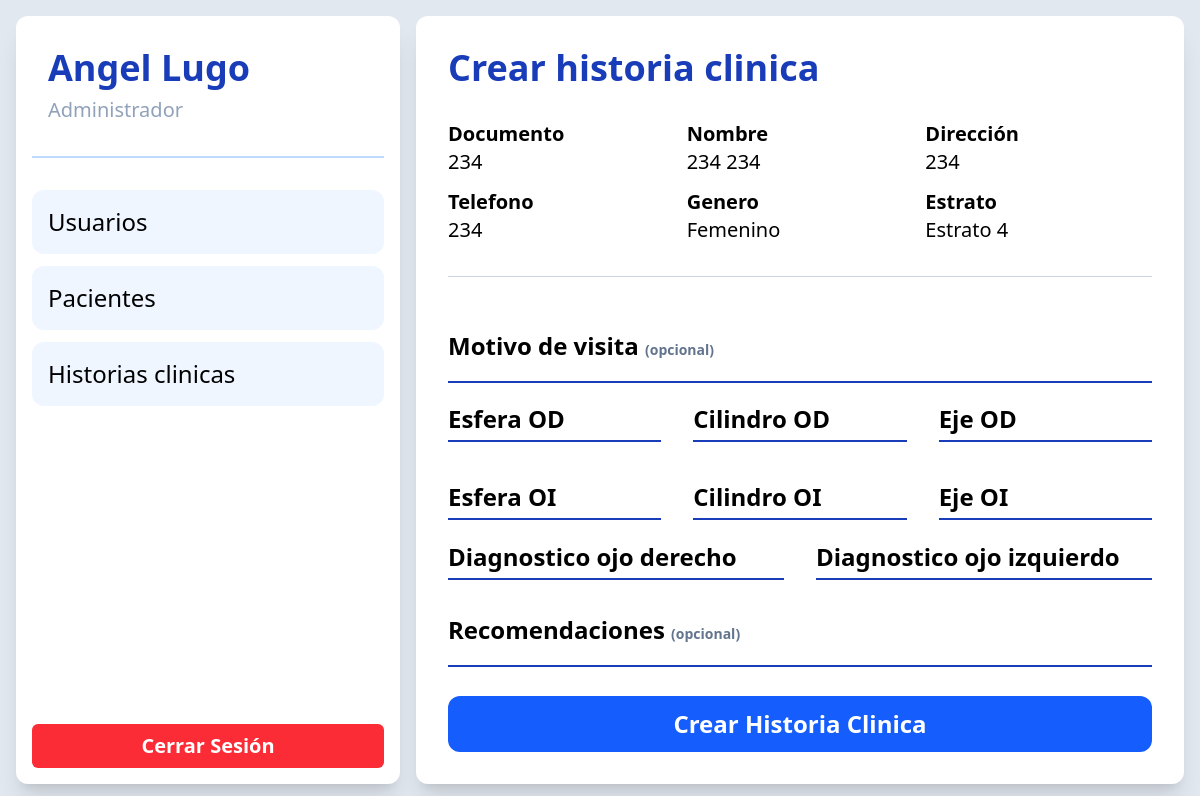
Before: /pages/mainPage.php?page=createRecord&patient=234 (signed in) with the older database file.
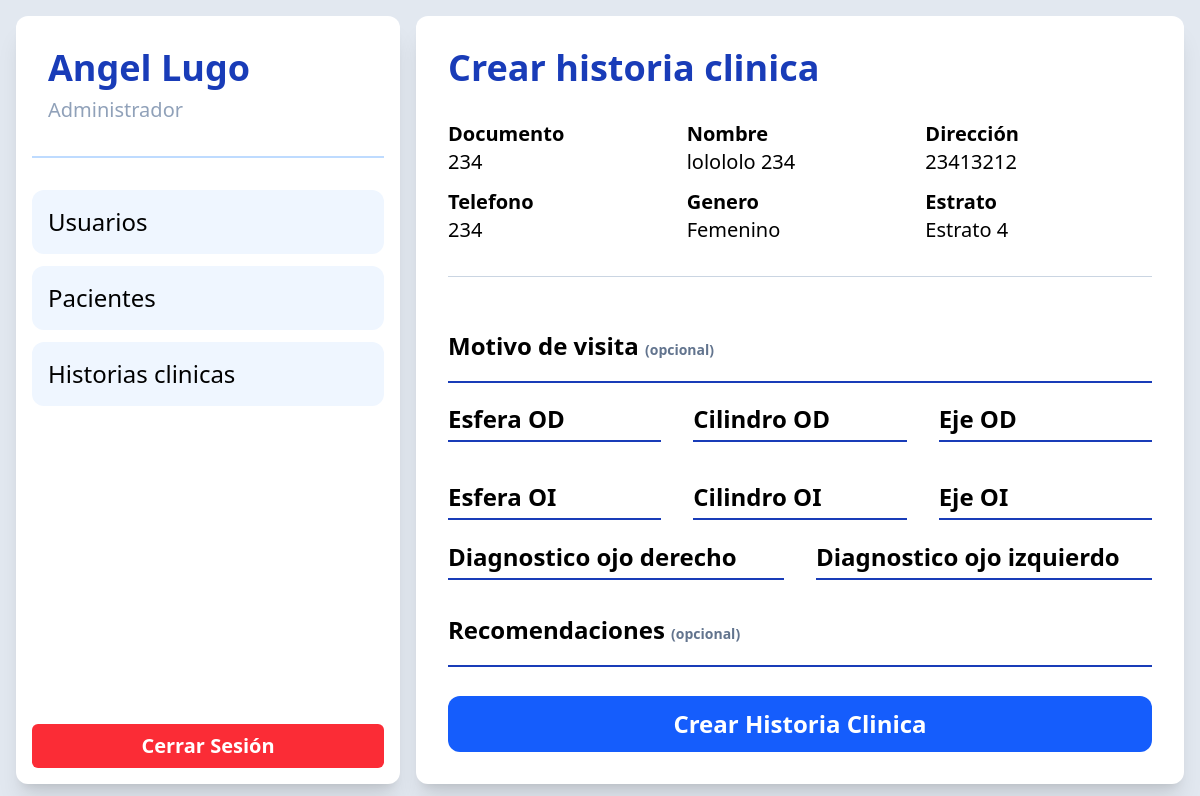
After: the same page with the newer database file.
### tables this page shows
CREATE TABLE `pacientes` (
  `pac_id` int(11) NOT NULL,
  `pac_nombre` varchar(50) NOT NULL,
  `pac_apellido` varchar(50) NOT NULL,
  `pac_correo` varchar(50) NOT NULL,
  `pac_direccion` varchar(70) NOT NULL,
  `pac_telefono` bigint(20) NOT NULL,
  `gen_id` int(11) NOT NULL,
  `estr_id` int(11) NOT NULL,
  `pac_estado` enum('activo','inactivo') NOT NULL DEFAULT 'activo'
);

CREATE TABLE `generos` (
  `gen_id` int(11) NOT NULL,
  `gen_nombre` varchar(30) NOT NULL
);

CREATE TABLE `estratos` (
  `estr_id` int(11) NOT NULL,
  `estr_nombre` varchar(30) NOT NULL
);

### logic/php/functions.php (called while the page is built, shortened)
<?php
function getPatientById($conn, $patientId)
{
  $get_patient = $conn->prepare("SELECT * FROM pacientes INNER JOIN generos ON pacientes.gen_id = generos.gen_id INNER JOIN estratos ON pacientes.estr_id = estratos.estr_id WHERE pac_id = :patient_id");
  $get_patient->bindParam(':patient_id', $patientId, PDO::PARAM_INT);
  if ($get_patient->execute()) {
    return $get_patient->fetch(PDO::FETCH_ASSOC);
  }
  return null;
}

### pages/createRecord.php (the view, shortened to what this page needs)
<?php
$patientId = $_GET['patient'] ?? null;
$patient = getPatientById($conn, $patientId);
?>
<section class="h-full flex-grow p-8 bg-white rounded-xl flex flex-col gap-8 shadow-xl z-10 overflow-y-scroll">
  <h1 class="text-4xl font-bold text-blue-800">Crear historia clinica</h1>
  <article class="grid grid-cols-3 gap-3">
    <div class="flex flex-col text-xl">
      <p><b>Documento</b></p>
      <span><?= $patient['pac_id'] ?></span>
    </div>
    <div class="flex flex-col text-xl">
      <p><b>Nombre</b></p>
      <span><?= $patient['pac_nombre'] . " " . $patient['pac_apellido'] ?></span>
    </div>
    <div class="flex flex-col text-xl">
      <p><b>Dirección</b></p>
      <span><?= $patient['pac_direccion'] ?></span>
    </div>
    <div class="flex flex-col text-xl">
      <p><b>Telefono</b></p>
      <span><?= $patient['pac_telefono'] ?></span>
    </div>
    <div class="flex flex-col text-xl">
      <p><b>Genero</b></p>
      <span><?= $patient['gen_nombre'] ?></span>
    </div>
    <div class="flex flex-col text-xl">
      <p><b>Estrato</b></p>
      <span><?= $patient['estr_nombre'] ?></span>
    </div>
  </article>
  <hr class="border-slate-300">
  <form id="createRecord_form" class="h-full flex flex-col justify-between">
    <div class="flex flex-col relative">
      <textarea id="motivo" name="motivo" placeholder="" class="input resize-none"></textarea>
      <label for="motivo" class="label">Motivo de visita <span class="text-sm text-slate-500">(opcional)</span></label>
    </div>
    <div class="grid grid-cols-3 gap-8">
      <?php
      $fields = [
        ['esfod', 'Esfera OD'],
        ['cilod', 'Cilindro OD'],
        ['ejeod', 'Eje OD'],
        ['esfoi', 'Esfera OI'],
        ['ciloi', 'Cilindro OI'],
        ['ejeoi', 'Eje OI'],
      ];
      foreach ($fields as [$id, $label]) { ?>
        <div class="flex flex-col relative">
          <input type="text" id="<?= $id ?>" name="<?= $id ?>" placeholder="" class="input">
          <label for="<?= $id ?>" class="label"><?= $label ?></label>
        </div>
      <?php } ?>
    </div>
    <div class="grid grid-cols-2 gap-8">
      <?php
      $fields = [
        ['diagod', 'Diagnostico ojo derecho'],
        ['diagoi', 'Diagnostico ojo izquierdo']
      ];
      foreach ($fields as [$id, $label]) { ?>
        <div class="flex flex-col relative">
          <input type="text" id="<?= $id ?>" name="<?= $id ?>" placeholder="" class="input">
          <label for="<?= $id ?>" class="label"><?= $label ?></label>
        </div>
      <?php } ?>
    </div>
    <div class="flex flex-col relative">
      <textarea id="recom" name="recom" placeholder="" class="input resize-none"></textarea>
      <label for="recom" class="label">Recomendaciones <span class="text-sm text-slate-500">(opcional)</span></label>
    </div>
    <button type="submit" class="py-3 mt-4 bg-blue-600 text-white text-2xl font-bold rounded-xl hover:cursor-pointer hover:bg-blue-800 transition-colors">Crear Historia Clinica</button>
  </form>
</section>

Changed rows visible on the page:
changed pacientes "Femenino": pac_nombre "234" → "lolololo"; pac_direccion "234" → "23413212"
